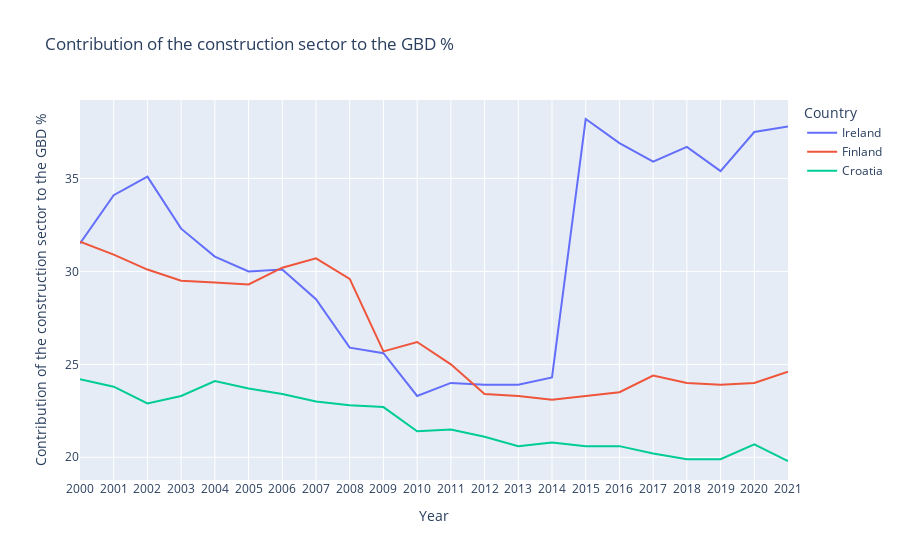
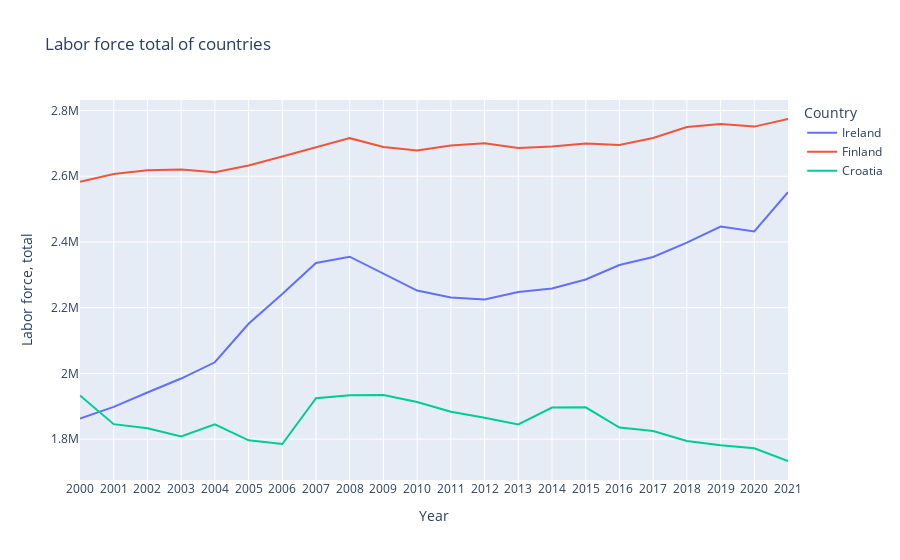
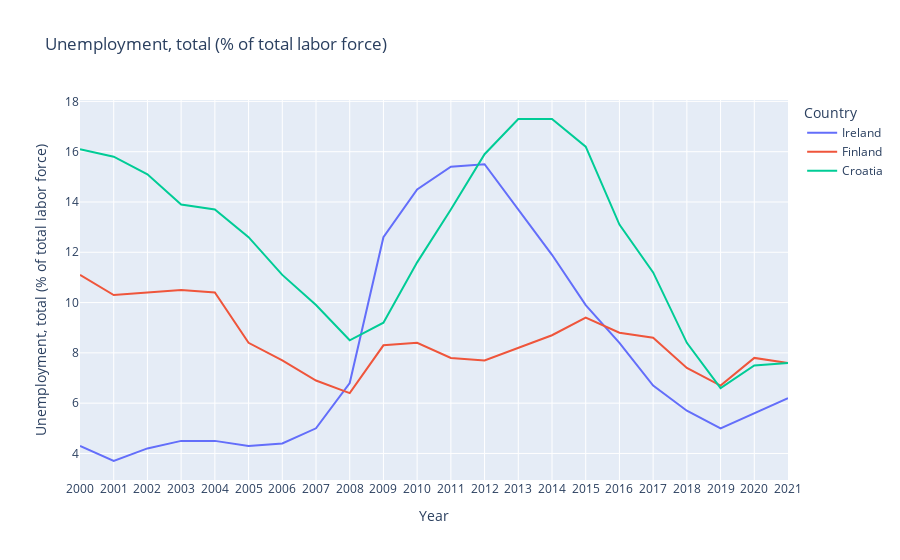

Write notebook code for charts like these, in order.
### Code cell
import plotly.express as px

#Contribution of the construction sector to the GBD %
fig1 = px.line(df_filtered, 
               x="Year", 
               y="Contribution of the construction sector to the GBD %", 
               color="Country", 
               title="Contribution of the construction sector to the GBD %")
fig1.show()

# Labor force total of countries
fig2 = px.line(df2_filtered, 
               x="Year", 
               y="Labor force, total", 
               color="Country", 
               title="Labor force total of countries")
fig2.show()

# Unemployment, total (% of total labor force)
fig3 = px.line(df3_filtered, 
               x="Year", 
               y="Unemployment, total (% of total labor force)", 
               color="Country", 
               title="Unemployment, total (% of total labor force)")
fig3.show()

### Figure 1 — Plotly figure (JSON) as saved in the notebook; plotly's stock layout.template omitted (floating-point values rounded to 4 significant figures)
{"data": [{"hovertemplate": "Country=Ireland<br>Year=%{x}<br>Contribution of the construction sector to the GBD %=%{y}<extra></extra>", "legendgroup": "Ireland", "line": {"color": "#636efa", "dash": "solid"}, "marker": {"symbol": "circle"}, "mode": "lines", "name": "Ireland", "orientation": "v", "showlegend": true, "type": "scatter", "x": ["2000", "2001", "2002", "2003", "2004", "2005", "2006", "2007", "2008", "2009", "2010", "2011", "2012", "2013", "2014", "2015", "2016", "2017", "2018", "2019", "2020", "2021"], "xaxis": "x", "y": [31.5, 34.1, 35.1, 32.3, 30.8, 30, 30.1, 28.5, 25.9, 25.6, 23.3, 24, 23.9, 23.9, 24.3, 38.2, 36.9, 35.9, 36.7, 35.4, 37.5, 37.8], "yaxis": "y"}, {"hovertemplate": "Country=Finland<br>Year=%{x}<br>Contribution of the construction sector to the GBD %=%{y}<extra></extra>", "legendgroup": "Finland", "line": {"color": "#EF553B", "dash": "solid"}, "marker": {"symbol": "circle"}, "mode": "lines", "name": "Finland", "orientation": "v", "showlegend": true, "type": "scatter", "x": ["2000", "2001", "2002", "2003", "2004", "2005", "2006", "2007", "2008", "2009", "2010", "2011", "2012", "2013", "2014", "2015", "2016", "2017", "2018", "2019", "2020", "2021"], "xaxis": "x", "y": [31.6, 30.9, 30.1, 29.5, 29.4, 29.3, 30.2, 30.7, 29.6, 25.7, 26.2, 25, 23.4, 23.3, 23.1, 23.3, 23.5, 24.4, 24, 23.9, 24, 24.6], "yaxis": "y"}, {"hovertemplate": "Country=Croatia<br>Year=%{x}<br>Contribution of the construction sector to the GBD %=%{y}<extra></extra>", "legendgroup": "Croatia", "line": {"color": "#00cc96", "dash": "solid"}, "marker": {"symbol": "circle"}, "mode": "lines", "name": "Croatia", "orientation": "v", "showlegend": true, "type": "scatter", "x": ["2000", "2001", "2002", "2003", "2004", "2005", "2006", "2007", "2008", "2009", "2010", "2011", "2012", "2013", "2014", "2015", "2016", "2017", "2018", "2019", "2020", "2021"], "xaxis": "x", "y": [24.2, 23.8, 22.9, 23.3, 24.1, 23.7, 23.4, 23, 22.8, 22.7, 21.4, 21.5, 21.1, 20.6, 20.8, 20.6, 20.6, 20.2, 19.9, 19.9, 20.7, 19.8], "yaxis": "y"}], "layout": {"legend": {"title": {"text": "Country"}, "tracegroupgap": 0}, "title": {"text": "Contribution of the construction sector to the GBD %"}, "xaxis": {"anchor": "y", "domain": [0, 1], "title": {"text": "Year"}}, "yaxis": {"anchor": "x", "domain": [0, 1], "title": {"text": "Contribution of the construction sector to the GBD %"}}}}

### Figure 2 — Plotly figure (JSON) as saved in the notebook; plotly's stock layout.template omitted (floating-point values rounded to 4 significant figures)
{"data": [{"hovertemplate": "Country=Ireland<br>Year=%{x}<br>Labor force, total=%{y}<extra></extra>", "legendgroup": "Ireland", "line": {"color": "#636efa", "dash": "solid"}, "marker": {"symbol": "circle"}, "mode": "lines", "name": "Ireland", "orientation": "v", "showlegend": true, "type": "scatter", "x": ["2000", "2001", "2002", "2003", "2004", "2005", "2006", "2007", "2008", "2009", "2010", "2011", "2012", "2013", "2014", "2015", "2016", "2017", "2018", "2019", "2020", "2021"], "xaxis": "x", "y": [1862430, 1898123, 1941828, 1984446, 2033886, 2151141, 2241382, 2336096, 2355177, 2303515, 2252263, 2231095, 2225018, 2247873, 2258498, 2285833, 2330010, 2354153, 2397838, 2446760, 2432234, 2551561], "yaxis": "y"}, {"hovertemplate": "Country=Finland<br>Year=%{x}<br>Labor force, total=%{y}<extra></extra>", "legendgroup": "Finland", "line": {"color": "#EF553B", "dash": "solid"}, "marker": {"symbol": "circle"}, "mode": "lines", "name": "Finland", "orientation": "v", "showlegend": true, "type": "scatter", "x": ["2000", "2001", "2002", "2003", "2004", "2005", "2006", "2007", "2008", "2009", "2010", "2011", "2012", "2013", "2014", "2015", "2016", "2017", "2018", "2019", "2020", "2021"], "xaxis": "x", "y": [2583129, 2606649, 2618114, 2620447, 2612340, 2632616, 2660139, 2687154, 2715926, 2688826, 2678175, 2693382, 2700773, 2686349, 2690277, 2699822, 2694829, 2716261, 2749812, 2758855, 2751071, 2774226], "yaxis": "y"}, {"hovertemplate": "Country=Croatia<br>Year=%{x}<br>Labor force, total=%{y}<extra></extra>", "legendgroup": "Croatia", "line": {"color": "#00cc96", "dash": "solid"}, "marker": {"symbol": "circle"}, "mode": "lines", "name": "Croatia", "orientation": "v", "showlegend": true, "type": "scatter", "x": ["2000", "2001", "2002", "2003", "2004", "2005", "2006", "2007", "2008", "2009", "2010", "2011", "2012", "2013", "2014", "2015", "2016", "2017", "2018", "2019", "2020", "2021"], "xaxis": "x", "y": [1932906, 1845629, 1833312, 1808041, 1844858, 1796375, 1785298, 1924507, 1933843, 1934048, 1912849, 1883510, 1865281, 1844972, 1896011, 1896675, 1835203, 1824724, 1794304, 1781597, 1772376, 1733479], "yaxis": "y"}], "layout": {"legend": {"title": {"text": "Country"}, "tracegroupgap": 0}, "title": {"text": "Labor force total of countries"}, "xaxis": {"anchor": "y", "domain": [0, 1], "title": {"text": "Year"}}, "yaxis": {"anchor": "x", "domain": [0, 1], "title": {"text": "Labor force, total"}}}}

### Figure 3 — Plotly figure (JSON) as saved in the notebook; plotly's stock layout.template omitted (floating-point values rounded to 4 significant figures)
{"data": [{"hovertemplate": "Country=Ireland<br>Year=%{x}<br>Unemployment, total (% of total labor force)=%{y}<extra></extra>", "legendgroup": "Ireland", "line": {"color": "#636efa", "dash": "solid"}, "marker": {"symbol": "circle"}, "mode": "lines", "name": "Ireland", "orientation": "v", "showlegend": true, "type": "scatter", "x": ["2000", "2001", "2002", "2003", "2004", "2005", "2006", "2007", "2008", "2009", "2010", "2011", "2012", "2013", "2014", "2015", "2016", "2017", "2018", "2019", "2020", "2021"], "xaxis": "x", "y": [4.3, 3.7, 4.2, 4.5, 4.5, 4.3, 4.4, 5, 6.8, 12.6, 14.5, 15.4, 15.5, 13.7, 11.9, 9.9, 8.4, 6.7, 5.7, 5, 5.6, 6.2], "yaxis": "y"}, {"hovertemplate": "Country=Finland<br>Year=%{x}<br>Unemployment, total (% of total labor force)=%{y}<extra></extra>", "legendgroup": "Finland", "line": {"color": "#EF553B", "dash": "solid"}, "marker": {"symbol": "circle"}, "mode": "lines", "name": "Finland", "orientation": "v", "showlegend": true, "type": "scatter", "x": ["2000", "2001", "2002", "2003", "2004", "2005", "2006", "2007", "2008", "2009", "2010", "2011", "2012", "2013", "2014", "2015", "2016", "2017", "2018", "2019", "2020", "2021"], "xaxis": "x", "y": [11.1, 10.3, 10.4, 10.5, 10.4, 8.4, 7.7, 6.9, 6.4, 8.3, 8.4, 7.8, 7.7, 8.2, 8.7, 9.4, 8.8, 8.6, 7.4, 6.7, 7.8, 7.6], "yaxis": "y"}, {"hovertemplate": "Country=Croatia<br>Year=%{x}<br>Unemployment, total (% of total labor force)=%{y}<extra></extra>", "legendgroup": "Croatia", "line": {"color": "#00cc96", "dash": "solid"}, "marker": {"symbol": "circle"}, "mode": "lines", "name": "Croatia", "orientation": "v", "showlegend": true, "type": "scatter", "x": ["2000", "2001", "2002", "2003", "2004", "2005", "2006", "2007", "2008", "2009", "2010", "2011", "2012", "2013", "2014", "2015", "2016", "2017", "2018", "2019", "2020", "2021"], "xaxis": "x", "y": [16.1, 15.8, 15.1, 13.9, 13.7, 12.6, 11.1, 9.9, 8.5, 9.2, 11.6, 13.7, 15.9, 17.3, 17.3, 16.2, 13.1, 11.2, 8.4, 6.6, 7.5, 7.6], "yaxis": "y"}], "layout": {"legend": {"title": {"text": "Country"}, "tracegroupgap": 0}, "title": {"text": "Unemployment, total (% of total labor force)"}, "xaxis": {"anchor": "y", "domain": [0, 1], "title": {"text": "Year"}}, "yaxis": {"anchor": "x", "domain": [0, 1], "title": {"text": "Unemployment, total (% of total labor force)"}}}}
